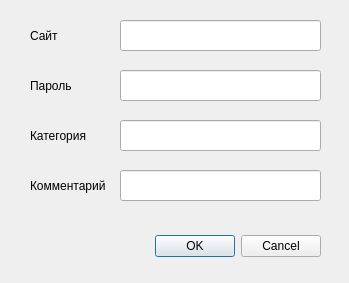
<?xml version="1.0" encoding="UTF-8"?>
<ui version="4.0">
 <class>Dialog</class>
 <widget class="QDialog" name="Dialog">
  <property name="geometry">
   <rect>
    <x>0</x>
    <y>0</y>
    <width>349</width>
    <height>283</height>
   </rect>
  </property>
  <property name="windowTitle">
   <string>Редактировать</string>
  </property>
  <widget class="QDialogButtonBox" name="buttonBox">
   <property name="geometry">
    <rect>
     <x>-20</x>
     <y>230</y>
     <width>341</width>
     <height>32</height>
    </rect>
   </property>
   <property name="orientation">
    <enum>Qt::Horizontal</enum>
   </property>
   <property name="standardButtons">
    <set>QDialogButtonBox::Cancel|QDialogButtonBox::Ok</set>
   </property>
  </widget>
  <widget class="QLineEdit" name="lineEdit">
   <property name="geometry">
    <rect>
     <x>120</x>
     <y>20</y>
     <width>201</width>
     <height>31</height>
    </rect>
   </property>
  </widget>
  <widget class="QLabel" name="label">
   <property name="geometry">
    <rect>
     <x>30</x>
     <y>25</y>
     <width>81</width>
     <height>21</height>
    </rect>
   </property>
   <property name="text">
    <string>Сайт</string>
   </property>
  </widget>
  <widget class="QLabel" name="label_2">
   <property name="geometry">
    <rect>
     <x>30</x>
     <y>75</y>
     <width>81</width>
     <height>21</height>
    </rect>
   </property>
   <property name="text">
    <string>Пароль</string>
   </property>
  </widget>
  <widget class="QLineEdit" name="lineEdit_2">
   <property name="geometry">
    <rect>
     <x>120</x>
     <y>70</y>
     <width>201</width>
     <height>31</height>
    </rect>
   </property>
  </widget>
  <widget class="QLabel" name="label_3">
   <property name="geometry">
    <rect>
     <x>30</x>
     <y>125</y>
     <width>81</width>
     <height>21</height>
    </rect>
   </property>
   <property name="text">
    <string>Категория</string>
   </property>
  </widget>
  <widget class="QLineEdit" name="lineEdit_3">
   <property name="geometry">
    <rect>
     <x>120</x>
     <y>120</y>
     <width>201</width>
     <height>31</height>
    </rect>
   </property>
  </widget>
  <widget class="QLabel" name="label_4">
   <property name="geometry">
    <rect>
     <x>30</x>
     <y>175</y>
     <width>81</width>
     <height>21</height>
    </rect>
   </property>
   <property name="text">
    <string>Комментарий</string>
   </property>
  </widget>
  <widget class="QLineEdit" name="lineEdit_4">
   <property name="geometry">
    <rect>
     <x>120</x>
     <y>170</y>
     <width>201</width>
     <height>31</height>
    </rect>
   </property>
  </widget>
 </widget>
 <resources/>
 <connections>
  <connection>
   <sender>buttonBox</sender>
   <signal>accepted()</signal>
   <receiver>Dialog</receiver>
   <slot>accept()</slot>
   <hints>
    <hint type="sourcelabel">
     <x>248</x>
     <y>254</y>
    </hint>
    <hint type="destinationlabel">
     <x>157</x>
     <y>274</y>
    </hint>
   </hints>
  </connection>
  <connection>
   <sender>buttonBox</sender>
   <signal>rejected()</signal>
   <receiver>Dialog</receiver>
   <slot>reject()</slot>
   <hints>
    <hint type="sourcelabel">
     <x>316</x>
     <y>260</y>
    </hint>
    <hint type="destinationlabel">
     <x>286</x>
     <y>274</y>
    </hint>
   </hints>
  </connection>
 </connections>
</ui>
